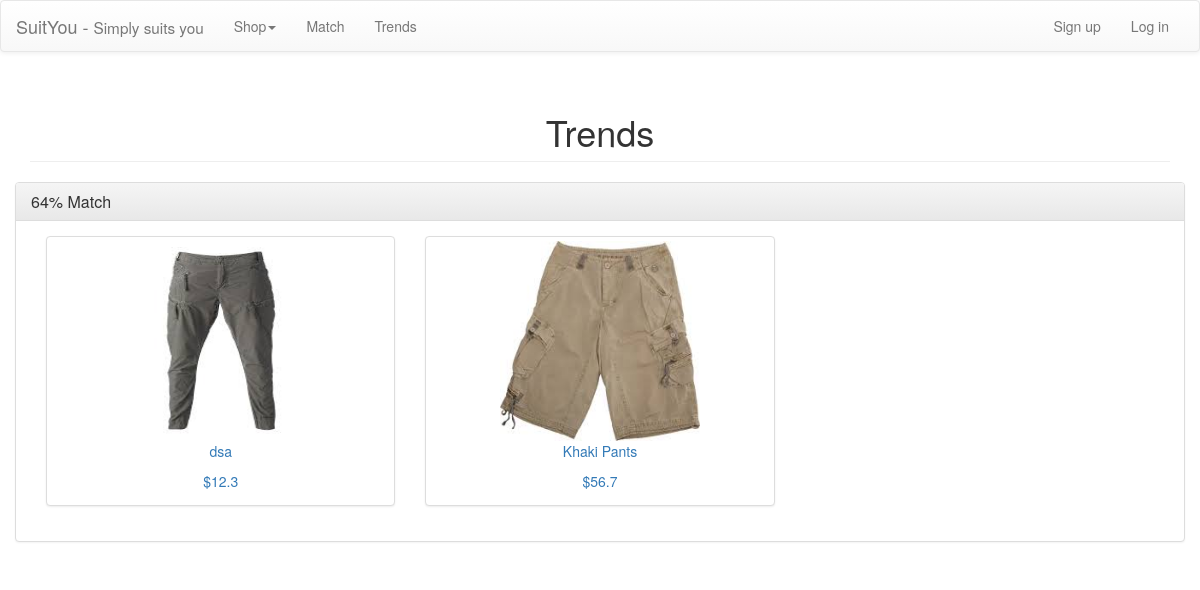
Page /trends.php on the committed database.
### tables this page shows
CREATE TABLE IF NOT EXISTS `item_matchings` (
  `match_id` int(11) NOT NULL AUTO_INCREMENT,
  `top_item_id` int(11) NOT NULL,
  `bottom_item_id` int(11) NOT NULL,
  `match_percent` double NOT NULL DEFAULT '0',
  `match_count` int(11) NOT NULL DEFAULT '0',
  `trend_percent` double DEFAULT NULL,
  `match_type` tinyint(1) NOT NULL DEFAULT '1',
  `model_picture` varchar(255) DEFAULT NULL,
  `ignored_match_percent` double NOT NULL DEFAULT '0',
  `ignored_match_count` int(11) NOT NULL DEFAULT '0',
  PRIMARY KEY (`match_id`)
);

CREATE TABLE IF NOT EXISTS `items` (
  `item_id` int(10) unsigned NOT NULL AUTO_INCREMENT,
  `name` varchar(255) NOT NULL,
  `gender` enum('MALE','FEMALE') NOT NULL DEFAULT 'MALE',
  `type` enum('TOP','BOTTOM') NOT NULL DEFAULT 'TOP',
  `description` text,
  `price` double NOT NULL,
  `designer_id` int(11) unsigned NOT NULL,
  `creation_time` timestamp NOT NULL DEFAULT CURRENT_TIMESTAMP,
  `picture` varchar(500) DEFAULT NULL,
  PRIMARY KEY (`item_id`),
  UNIQUE KEY `id` (`item_id`),
  FULLTEXT KEY `name` (`name`)
);

### algorithms.php (called while the page is built, shortened)
<?php
	function getConstants() {
		$result = array();
		$constantQuery = mysql_query("SELECT name, value FROM constants");
		while ($row = mysql_fetch_array($constantQuery)) {
			$result[$row['name']] = $row['value'];
		}
		return $result;
	}
	function calculateTotalScoreForTrends($trendID){
		$constantsArray = getConstants();
		$matchQuery = mysql_query("SELECT match_percent, match_count, trend_percent
		FROM item_matchings WHERE match_id = ".$trendID) or die(mysql_error());
		$matchRow = mysql_fetch_array($matchQuery);
		if($matchRow["match_count"] > $constantsArray['VOTES_LIMIT_FOR_ACCEPT']){
			return ($constantsArray['TREND_CONSTANT'] * $matchRow["trend_percent"] + $constantsArray['MATCH_CONSTANT'] * $matchRow["match_percent"])/($constantsArray['TREND_CONSTANT'] + $constantsArray['MATCH_CONSTANT']);
		}
		return $matchRow["match_percent"];
	}
?>

### trends.php (the view, shortened to what this page needs)
<?php
include("header.php");
include("algorithms.php");
$query = mysql_query('SELECT itmatch.*, it1.picture as top_pic, it1.price as top_price, it1.name as top_name, it2.picture as bottom_pic, it2.price as bottom_price, it2.name as bottom_name FROM item_matchings itmatch INNER JOIN items it1, items it2 WHERE itmatch.top_item_id = it1.item_id AND itmatch.bottom_item_id = it2.item_id AND itmatch.match_type = 0');
echo '<table border="1px">';
while($row = mysql_fetch_array($query)) {
	$key=calculateTotalScoreForTrends($row["match_id"]);
	$array[$key]=$row;
}
arsort($array);
?>
<div class="container">
	<div class="row">
		<div class="col-lg-12">
			<h1 class="page-header" align="center">
				Trends
			</h1>
		</div>
	</div>
<?php
foreach($array as $key=>$row) {
	$matchId = $row['match_id'];
	$topId=$row['top_item_id'];
	$bottomId=$row['bottom_item_id'];
	$pictureTop=$row['top_pic'];
	$pictureBottom = $row['bottom_pic'];
	$priceTop = $row['top_price'];
	$priceBottom = $row['bottom_price'];
	$nameTop = $row['top_name'];
	$nameBottom = $row['bottom_name'];
	?>
	<div class="row">
		<div class="panel panel-default">
			<div class="panel-heading">
			              <h3 class="panel-title"><?php echo round($key, 0)?>% Match</h3>
			            </div>
			<div class="panel-body">
		<div class="col-md-4">
			<a href="show_item.php?itemId=<?php echo $topId; ?>" class="thumbnail">
			    <img src="images/items/<?php echo $pictureTop; ?>" alt="" style="width:200px;height:200px">
			    <p align="center"> <?php echo $nameTop; ?></p>
				<p align="center"> $<?php echo $priceTop; ?></p>
			</a>
		</div>
		<div class="col-md-4">
 			<a href="show_item.php?itemId=<?php echo $bottomId; ?>" class="thumbnail">
 			    <img src="images/items/<?php echo $pictureBottom; ?>" alt="" style="width:200px;height:200px">
 			    <p align="center"> <?php echo $nameBottom; ?></p>
 				<p align="center"> $<?php echo $priceBottom; ?></p>
 			</a>
		</div>
		<div id="match_<?php echo $matchId; ?>" class="col-md-4" align="center">
		</div>
	  </div>
		</div>
	</div>
<?php } ?>
</div>

### rows in the picture
item_matchings: key "64", items.picture (picture), items.name "dsa", items.price "12.3", items.name "Khaki Pants", items.price "56.7"
